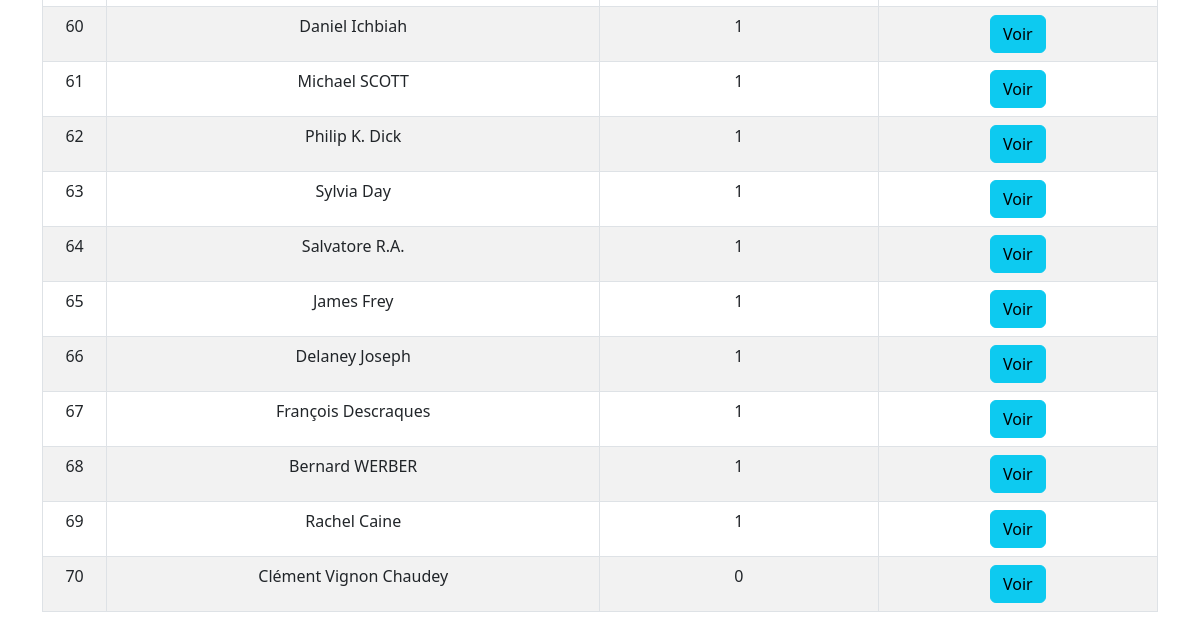
The page /auteurs/ (lower part) on the database as committed earlier.
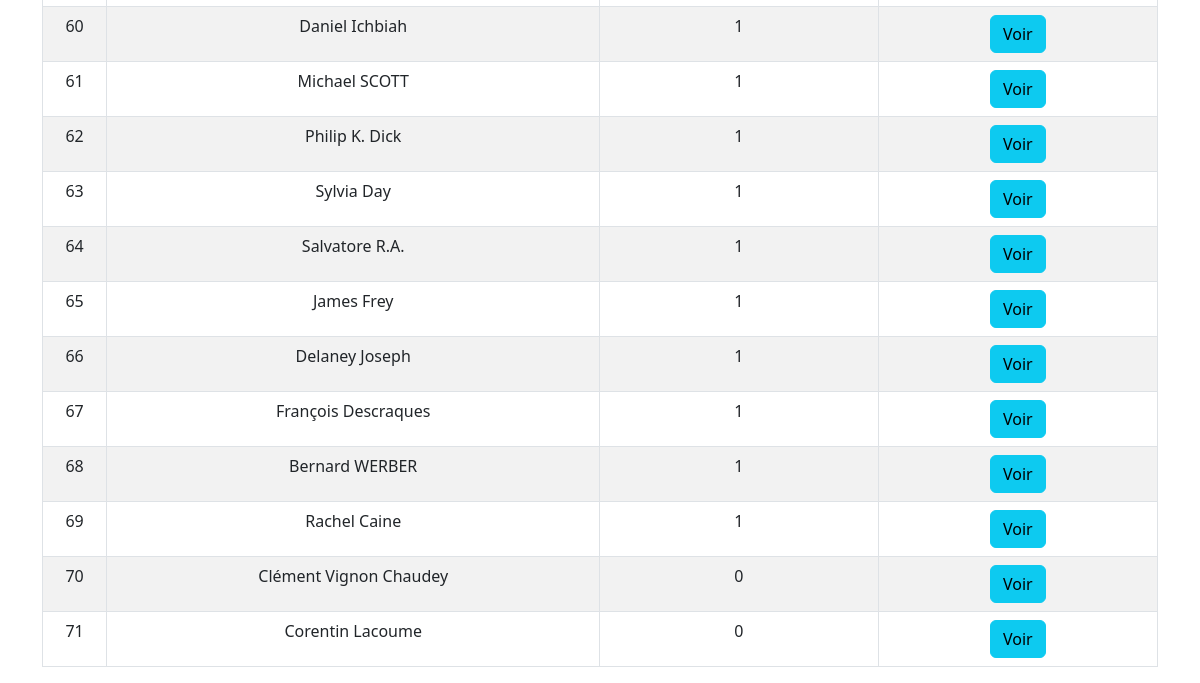
The same page on the database as committed later.
### monApp/models.py (models this page shows, shortened)
class Auteur(db.Model):
    idA = db.Column( db.Integer, primary_key=True)
    Nom = db.Column( db.String(100))

### monApp/views.py (the view)
@app.route('/auteurs/')
def getAuteurs():
    lesAuteurs = Auteur.query.all()
    return render_template('auteurs_list.html', title="R3.01 Dev Web avec Flask", auteurs=lesAuteurs)

### monApp/templates/auteurs_list.html (shortened to what this page needs)
{% extends "base.html" %}
{% block main %}
<table class="table table-striped table-bordered table-hover">
    <tbody>
        {% for unAuteur in auteurs %}
        <tr>
            <td>{{ unAuteur.idA }}</td>
            <td>{{ unAuteur.Nom }}</td>
            <td>{{ unAuteur.livres.count() }}</td>
            <td>
                <div class="task-controls">
                    <a href="{{ url_for('viewAuteur', idA=unAuteur.idA) }}" class="btn btn-info">
                        Voir
                    </a>
                </div>
            </td>
        </tr>
        {% endfor %}
    </tbody>
</table>
{% endblock %}

### monApp/templates/base.html (shortened to what this page needs)
<html>
    <head>
        <link rel="stylesheet" href="{{ url_for('static', filename='style.css') }}">
        <link href="https://cdn.jsdelivr.net/npm/bootstrap@5.3.0/dist/css/bootstrap.min.css" rel="stylesheet">
    </head>
    <body>
        {% block content %}
        <main id="main" role="main" class="container">
            {% block main %}{% endblock %}
        </main>
        {% endblock %}
    </body>
</html>

### monApp/static/style.css (style rules this page uses)
#main { margin-top: 5em; }
body { font-family: sans-serif; }

Rows that differ between the two databases and show on the page:
added Auteur: idA "71", Nom "Corentin Lacoume", livres.count "0"
